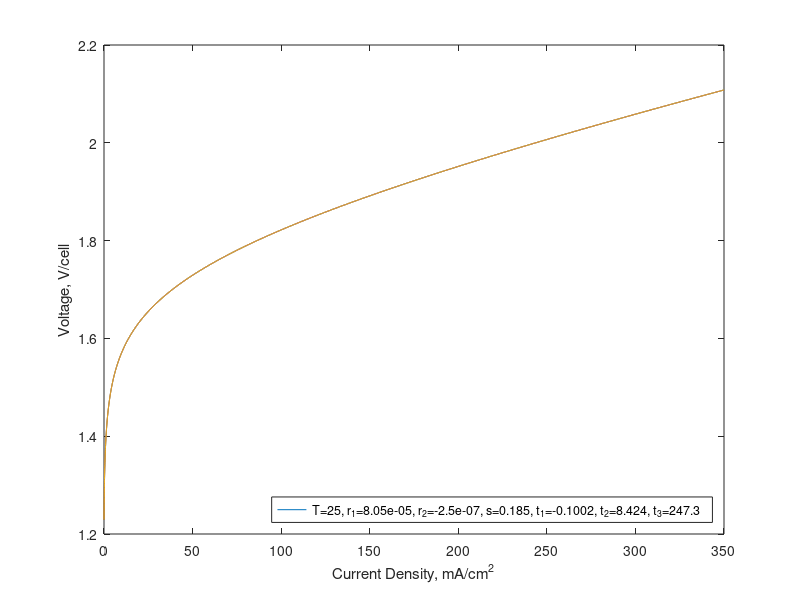
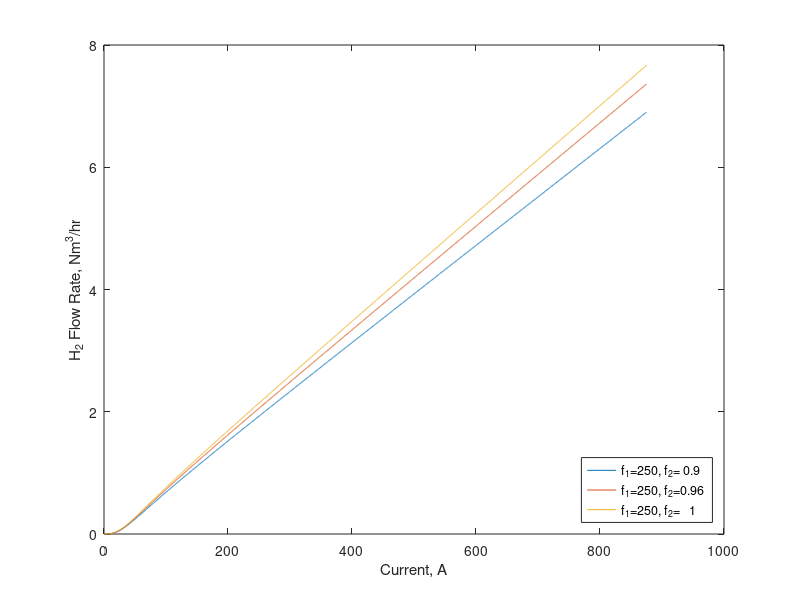
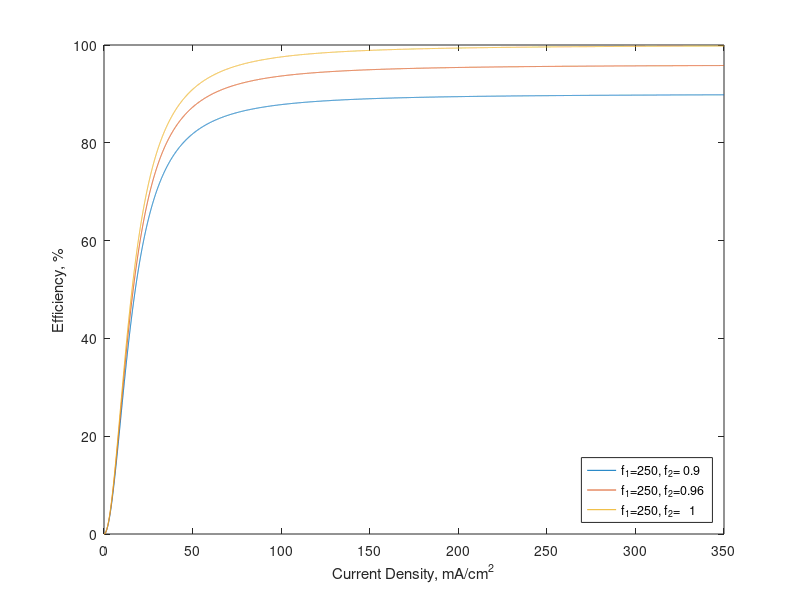
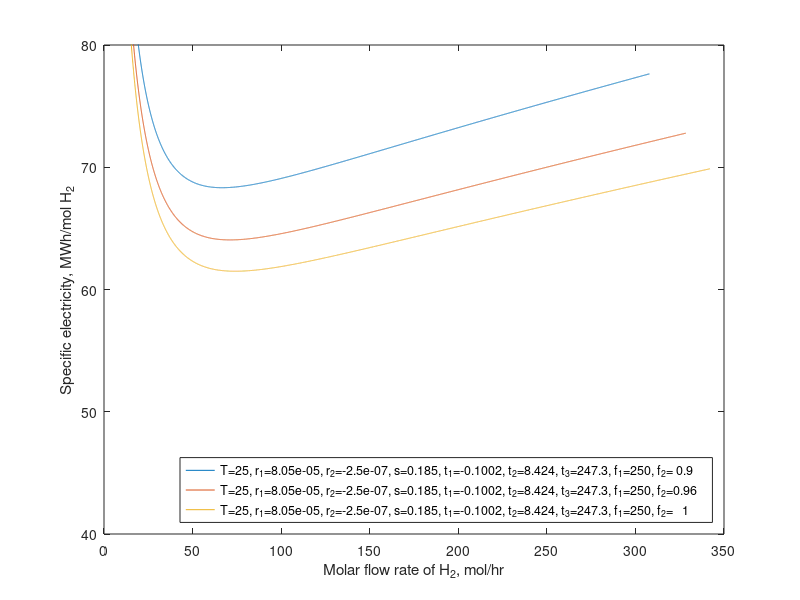

Here is the MATLAB script that generated these plots, in order:
clc
clear all
close all

parU = struct('r1',[8.05]*10^-5,'r2',-[2.5]*10^-7,'s',[0.185],'t1',-[0.1002],'t2',[8.424],'t3',[247.3]); %I-U curve parameters
F = 96485;
z = 2;
Ncell = 21;
delG = 237*10^3; %kJ/mol, at standard conditions, 25C and 1 bar
A = .25; %m2
I = [0:0.1:875];%in A (I/A=350, i.e. I=350*.25/.1)
T = [25]; %in Celsius

for i=1:length(T)
    Urev(i) = 1.5184 - 1.5421e-3*(273+T(i)) + 9.523e-5*(273+T(i))*log((273+T(i))) + 9.84e-8*(273+T(i))^2; %relation for Urev with T from LeRoy eqn. 58
end

%nH2 vs current, Fig. 9, Ulleberg's paper
parF = struct('f1',[250],'f2',[0.9 0.96 1]);

u=[];
% I-U curve, Fig. 5, Ulleberg's paper
for i=1:length(T)
    for j=1:length(parU.r1)
        for k=1:length(parU.r2)
            for l=1:length(parU.s)
                for m=1:length(parU.t1)
                    for n=1:length(parU.t2)
                        for o=1:length(parU.t3)
                            for p=1:length(parF.f1)
                                for q=1:length(parF.f2)
                                    U = Urev(i) + (((parU.r1(j)+parU.r2(k)*T(i)).*I)./A) + parU.s(l)*log10(((parU.t1(m)+(parU.t2(n)/T(i))+(parU.t3(o)/T(i)^2)).*I/A)+1);
                                    u=[u U];
                                    figure(1)
                                    plot(0.1*I/A,U)% I-U curve of an electrolyser is in mA/cm2 vs V
                                    xlabel('Current Density, mA/cm^2')
                                    ylabel('Voltage, V/cell')
                                    legend(strcat('T=',num2str(T'),', r_1=',num2str(parU.r1'),', r_2=',num2str(parU.r2'),', s=',num2str(parU.s'),', t_1=',num2str(parU.t1'),', t_2=',num2str(parU.t2'),', t_3=',num2str(parU.t3')),'location','southeast')
                                    hold on
                                    
                                    %nH2 vs current, Fig. 9, Ulleberg's paper
                                    Feff = (((0.1*I./A).^2)./(parF.f1(p)+(0.1*I./A).^2)).*parF.f2(q); %to match the dimensions for f1 units, I/A is multiplied to 0.1
                                    rateH2 = Feff.*Ncell.*I./(z*F); %in mol/s
                                    vstd = 0.0224136;
                                    nH2 = rateH2*vstd*3600;
                                    figure(2)
                                    plot(I,nH2)
                                    xlabel('Current, A')
                                    ylabel('H_2 Flow Rate, Nm^3/hr')
                                    legend(strcat('f_1=',num2str(parF.f1'),', f_2=',num2str(parF.f2')),'location','southeast')
                                    hold on
                                    
                                    %plot between efficiency percentage and current density, Fig. 6, Ulleberg's paper
                                    figure(3)
                                    plot(0.1*I/A,100*Feff)
                                    xlabel('Current Density, mA/cm^2')
                                    ylabel('Efficiency, %')
                                    legend(strcat('f_1=',num2str(parF.f1'),', f_2=',num2str(parF.f2')),'location','southeast')
                                    hold on
                                    
                                    %plot between specific electricity and rate of H2 production, Vidar's plot
                                    figure(4)
                                    E=(U.*I)*3600;%in Wh
                                    SpElec = 1e-6*E./rateH2; %MWh/(mol/hr)
                                    plot(rateH2*3600,SpElec)
                                    ylim([40 80])
                                    ylabel('Specific electricity, MWh/mol H_2')
                                    xlabel('Molar flow rate of H_2, mol/hr')
                                    hold on
                                end
                            end
                        end
                    end
                end
            end
        end
    end
end
legend(strcat('T=',num2str(T'),', r_1=',num2str(parU.r1'),', r_2=',num2str(parU.r2'),', s=',num2str(parU.s'),', t_1=',num2str(parU.t1'),', t_2=',num2str(parU.t2'),', t_3=',num2str(parU.t3'),', f_1=',num2str(parF.f1'),', f_2=',num2str(parF.f2')),'location','southeast')

